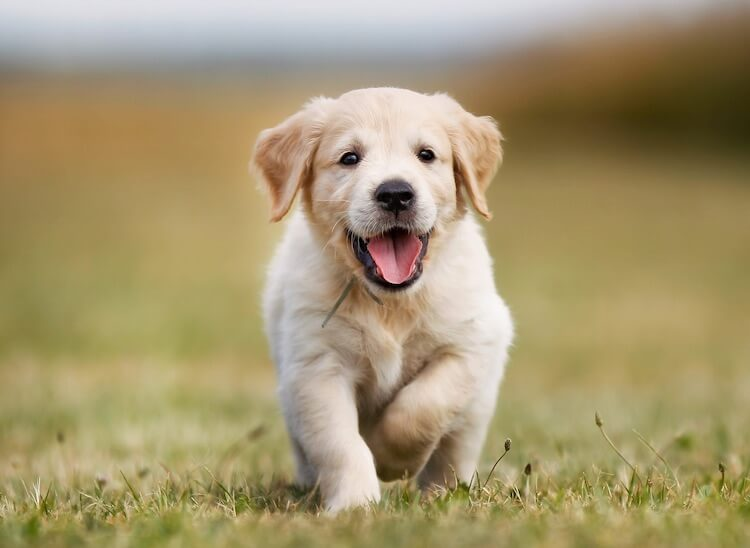
#> input picture Python Code/j2.jpg, 750 x 548 px
$ python exp3b.py
#> lines starting #> are read from the running program, lines starting #| are printed output that depends on the picture
#EXP 2B

import cv2

img = cv2.imread('j2.jpg')
#> img is the input picture: shape (548, 750, 3); mean B, G, R 110.9, 149.9, 164.7
cv2.imshow("Original Image",img)
img_not = cv2.bitwise_not(img)
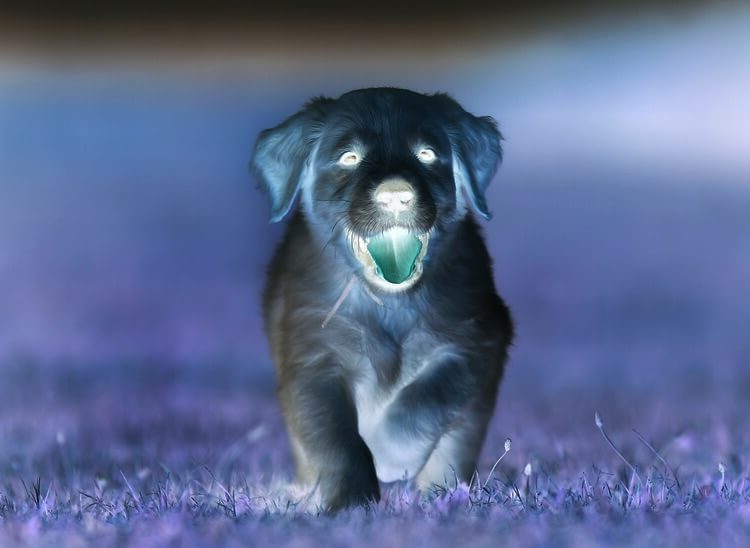
#> img_not: shape (548, 750, 3); mean B, G, R 144.1, 105.1, 90.3
cv2.imshow("Inverted Image",img_not)
cv2.imwrite('exp3bop.jpg', img_not)
cv2.waitKey(0)
cv2.destroyAllWindows()
